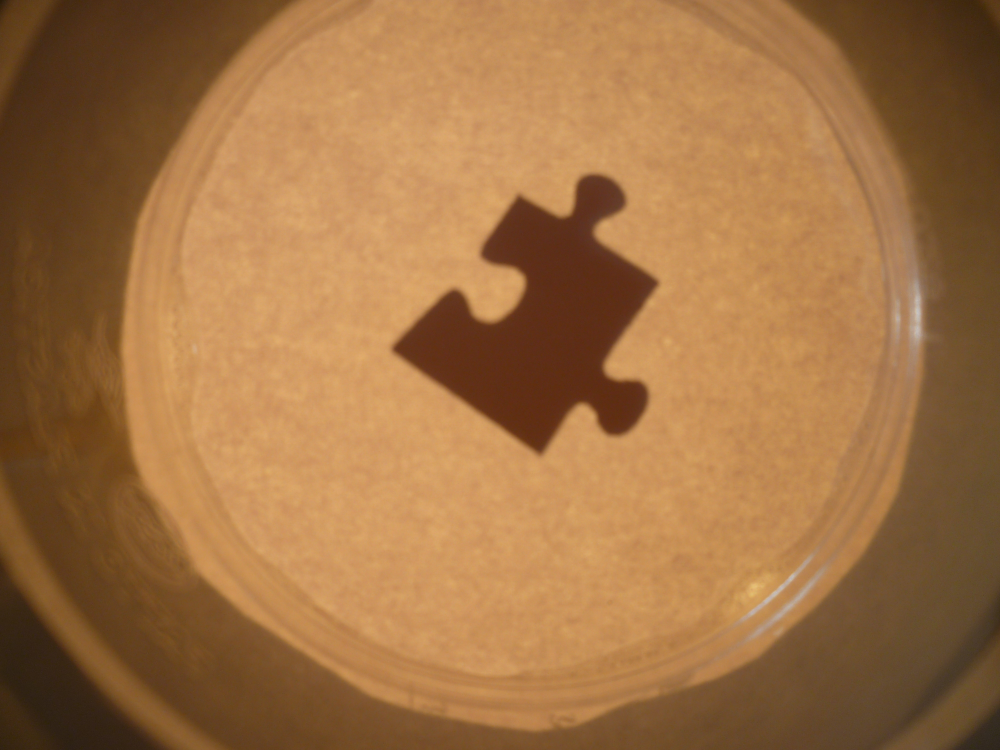
#> input picture data/0001.JPG, 4000 x 3000 px (shown at 1/4 size)
$ python -i preprocessing.py   (imports and definitions only)
#> lines starting #> are read from the running program, lines starting #| are printed output that depends on the picture; after the words box and inside, x2 and y2 are one past the last pixel; in counts of white or black regions, pixels touching at a corner belong together
### pipeline/models.py
"""Data models for puzzle pieces and edges."""

from enum import Enum
from typing import Optional

import numpy as np


class EdgeType(Enum):
    """Edge type enumeration."""
    flat = 0
    man = 1
    woman = -1


class EdgeColor(Enum):
    """Edge color enumeration for visualization."""
    flat = (0, 255, 0)
    man = (0, 0, 255)
    woman = (255, 0, 0)


class Edge:
    """Represents a single edge of a puzzle piece."""

    def __init__(
        self,
        edge_id: int,
        edge_type: EdgeType,
        edge_color: tuple[int, int, int],
        edge_contour: np.ndarray,
    ):
        self.edge_id = edge_id
        self.edge_type = edge_type
        self.edge_color = edge_color
        self.edge_contour = edge_contour
        self._normalized_contour: Optional[np.ndarray] = None
        self._straight_length: Optional[float] = None
        self._embedding: Optional[np.ndarray] = None

    # [67 lines left out: functions straight_length, get_embedding, normalized_contour, _compute_normalized_contour, not called in this run]


class Piece:
    """Represents a single puzzle piece."""

    def __init__(
        self,
        piece_id: int,
        rgb_img: np.ndarray,
        contour: np.ndarray,
        edge_list: list[Edge],
    ):
        self.piece_id = piece_id
        self.rgb_img = rgb_img
        self.contour = contour
        self.edge_list = edge_list


class Match:
    """Represents a match between two puzzle pieces."""

    # [33 lines left out: functions __init__, __le__, __ge__, __repr__, not called in this run]


class LoopingList(list):
    """List that wraps around when indexed."""

    def __getitem__(self, i):
        if isinstance(i, int):
            return super().__getitem__(i % len(self))
        else:
            return super().__getitem__(i)


class ContourError(Exception):
    """Exception raised when contour detection fails or finds unexpected number of contours."""

    # [12 lines left out: function __init__, not called in this run]

### pipeline/preprocessing.py
"""Image preprocessing pipeline for puzzle pieces."""

from itertools import combinations
from math import sqrt
from pathlib import Path

import cv2 as cv
import numpy as np
from scipy.signal import find_peaks

from pipeline.config import DEFAULT_MAX_DIFF_LENGTH_RATIO
from pipeline.models import (
    ContourError,
    Edge,
    EdgeColor,
    EdgeType,
    LoopingList,
    Piece,
)


class PipelineProcessImgParams:
    """Parameters for image processing pipeline."""

    def __init__(
        self,
        radius: float = 0.70,
        shift_x: float = 1.05,
        shift_y: float = 0.86,
        thresh: int = 110,
        min_area=200,
        max_area=10000,
        max_value=255,
        min_perimeter=100,
        max_perimeter=1000,
        prominence=10500,
        flat_threshold=20,
        diff_length=0.01,
    ):
        self.crop_radius = radius
        self.crop_shift_x = shift_x
        self.crop_shift_y = shift_y
        self.th_thresh = thresh
        self.th_maxvalue = max_value
        self.filter_contour_min_area = min_area
        self.filter_contour_max_area = max_area
        self.filter_contour_min_perimeter = min_perimeter
        self.filter_contour_max_perimeter = max_perimeter
        self.edges_peaks_prominence = prominence
        self.edge_type = EdgeType
        self.edge_color = EdgeColor
        self.flat_threshold = flat_threshold
        self.max_diff_length = diff_length


def _crop_img(
    img: np.ndarray, params: PipelineProcessImgParams, plot: bool = False
) -> np.ndarray:
    """Crop image to center region."""
    radius = params.crop_radius
    shift_x = params.crop_shift_x
    shift_y = params.crop_shift_y

    _row, _col = img.shape[:2]
    _center_row, _center_col = _row // 2, _col // 2
    _center_row, _center_col = int(_center_row * shift_y), int(_center_col * shift_x)
    _radius_row, _radius_col = int(_center_row * radius), int(_center_col * radius)
    _radius = min(_radius_row, _radius_col)
    cropped_img = img[
        _center_row - _radius : _center_row + _radius,
        _center_col - _radius : _center_col + _radius,
        :,
    ]

    return cropped_img


def _threshold_img(
    img: np.ndarray, params: PipelineProcessImgParams, plot: bool = False
) -> np.ndarray:
    """Apply thresholding to image."""
    thresh = params.th_thresh
    maxvalue = params.th_maxvalue

    _, img_otsu = cv.threshold(img, thresh, maxvalue, cv.THRESH_BINARY + cv.THRESH_OTSU)

    return img_otsu


def _get_contour(
    bw_img: np.ndarray, params: PipelineProcessImgParams, plot: bool = False
) -> np.ndarray | None:
    """Extract contour from binary image."""
    min_area = params.filter_contour_min_area

    contours, _ = cv.findContours(bw_img, cv.RETR_TREE, cv.CHAIN_APPROX_NONE)

    filtered_contours = []
    for contour in contours:
        area = cv.contourArea(contour)
        hull = cv.convexHull(contour)
        hull_area = cv.contourArea(hull)

        if area > min_area and area != hull_area:
            filtered_contours.append(contour)

    # Calculate areas for error reporting
    contour_areas = [cv.contourArea(contour) for contour in filtered_contours]

    # Raise exception if we don't have exactly one contour
    if len(filtered_contours) == 0:
        raise ContourError(
            message="No contours found after filtering",
            num_contours=0,
            contour_areas=[],
        )
    elif len(filtered_contours) > 1:
        raise ContourError(
            message=f"Found {len(filtered_contours)} contours, expected exactly 1",
            num_contours=len(filtered_contours),
            contour_areas=contour_areas,
        )

    contour = filtered_contours[0]
    return contour


def _get_corner_indices(
    bw_img: np.ndarray,
    contour: np.ndarray,
    params: PipelineProcessImgParams,
    plot: bool = False,
) -> LoopingList:
    """Find corner indices in contour."""
    prominence = params.edges_peaks_prominence

    width, height = bw_img.shape[:2]

    (_circle_x, _circle_y), _ = cv.minEnclosingCircle(contour)
    centered_contour = contour - np.array([_circle_x, _circle_y])

    # Ensure peaks are not at start or end of the distances array
    distances = np.sum(centered_contour**2, axis=2)[:, 0]
    distance_offset = np.argmin(distances)
    shifted_distances = np.concatenate(
        [distances[distance_offset:], distances[:distance_offset]]
    )

    peak_indices = [
        (distance_idx + distance_offset) % len(distances)
        for distance_idx in find_peaks(shifted_distances, prominence=prominence)[0]
    ]
    peak_indices.sort()

    # Filter corners by rectangle geometry
    def _compute_rectangle_error(indices):
        peaks_coordinates = LoopingList(
            np.take(contour, sorted(list(indices)), axis=0)[:, 0, :]
        )

        lengths = [
            sqrt(np.sum((peaks_coordinates[i0] - peaks_coordinates[i1]) ** 2))
            for i0, i1 in [(0, 1), (1, 2), (2, 3), (3, 0), (0, 2), (1, 3)]
        ]

        def f_error(a, b):
            return abs(b - a) / (a + b)

        return sum(
            [
                f_error(lengths[i], lengths[j])
                for i, j in [(0, 2), (1, 3), (4, 5), (0, 1)]
            ]
        )

    # Sort rectangles combinations
    rectangles: list[tuple[float, list[int]]] = []
    for indices in combinations(peak_indices, 4):
        error = _compute_rectangle_error(indices)
        rectangles.append((error, indices))

    # Select best rectangle
    error, indices = sorted(rectangles)[0]
    corner_indices = LoopingList(indices)

    return corner_indices


def _get_edges(
    bw_img: np.ndarray,
    contour: np.ndarray,
    corner_indices: list[int],
    params: PipelineProcessImgParams,
    plot: bool = False,
) -> list[Edge]:
    """Extract and classify edges from contour."""
    height, width = bw_img.shape[:2]
    contour_center = np.mean(contour[:, 0, :], axis=0)
    edge_type = params.edge_type
    edge_color = params.edge_color
    flat_threshold = params.flat_threshold

    # Extract edges between corners
    corner_indices.sort()
    _pki = corner_indices
    edges = [
        np.concatenate(
            [
                contour[_pki[-1] :, :, :],  # from pki[-1] to end
                contour[: _pki[0], :, :],  # from 0 to pki[0]
            ],
            axis=0,
        ),
        contour[_pki[0] : _pki[1], :, :],
        contour[_pki[1] : _pki[2], :, :],
        contour[_pki[2] : _pki[3], :, :],
    ]

    def classify_edge(edge, piece_center, flat_thresh):
        """Classify edge as flat, man, or woman."""
        pts = edge[:, 0, :]
        p0, p1 = pts[0], pts[-1]

        # Vector of the edge baseline
        edge_vec = p1 - p0
        edge_len = np.linalg.norm(edge_vec)
        if edge_len < 1e-6:
            return edge_type.flat

        # Unit normal to the edge
        normal = np.array([-edge_vec[1], edge_vec[0]]) / edge_len

        # Signed distance of each point to baseline
        distances = []
        for p in pts:
            v = p - p0
            signed_dist = np.dot(v, normal)
            distances.append(signed_dist)
        distances = np.array(distances)

        max_dev = np.max(np.abs(distances))

        # Flat check
        if max_dev < flat_thresh:
            return edge_type.flat

        # Determine sign of deviation at the most extreme point
        idx_max = np.argmax(np.abs(distances))
        extreme_sign = np.sign(distances[idx_max])

        # Decide male/female based on whether extreme point is closer/farther than center
        vec_center = piece_center - p0
        center_side = np.sign(np.dot(vec_center, normal))

        if extreme_sign == center_side:
            return edge_type.woman
        else:
            return edge_type.man

    edges_type = [classify_edge(edge, contour_center, flat_threshold) for edge in edges]
    edges_color = [edge_color[et.name].value for et in edges_type]

    return [
        Edge(
            edge_id=i,
            edge_type=edges_type[i],
            edge_color=edges_color[i],
            edge_contour=edges[i],
        )
        for i in range(4)
    ]


def process_image(
    path: Path | str,
    params: PipelineProcessImgParams | None = None,
    plot: bool = False,
) -> Piece:
    """
    Process a single image to extract puzzle piece information.

    Args:
        path: Path to image file
        params: Processing parameters (uses defaults if None)
        plot: Whether to plot intermediate results

    Returns:
        Piece object with extracted information
    """
#> called with path = '../data/0001.JPG', plot = False
    if params is None:
        params = PipelineProcessImgParams()

    bgr_img = cv.imread(str(path))
#> bgr_img is the input picture: shape (3000, 4000, 3); mean B, G, R 68, 113.6, 159.6
    if bgr_img is None:
        raise ValueError(f"Could not load image from {path}")

    bgr_img = _crop_img(bgr_img, params, plot)
#> in _crop_img, `cropped_img = img[ _center_row - _radius : _center_row + _radius, _cen..`:
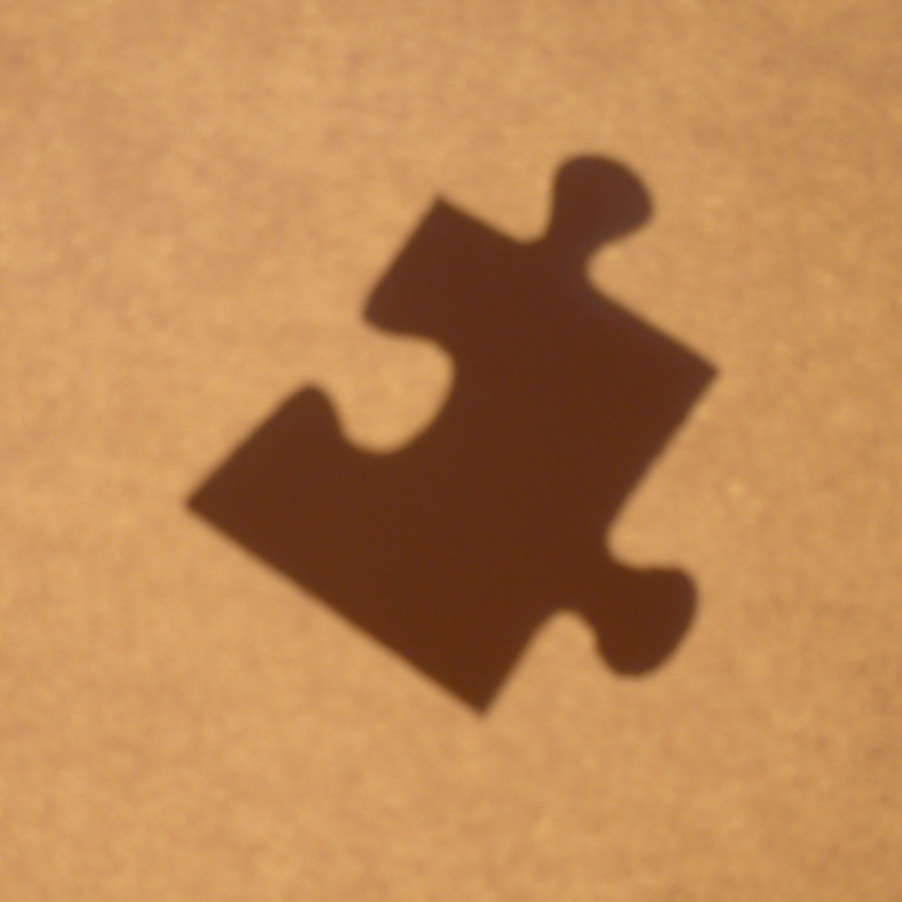
#> cropped_img: shape (1804, 1804, 3) (shown at 1/2 size); mean B, G, R 83.1, 133.7, 187
    rgb_img = cv.cvtColor(bgr_img, cv.COLOR_BGR2RGB)
    bw_img = cv.cvtColor(bgr_img, cv.COLOR_BGR2GRAY)
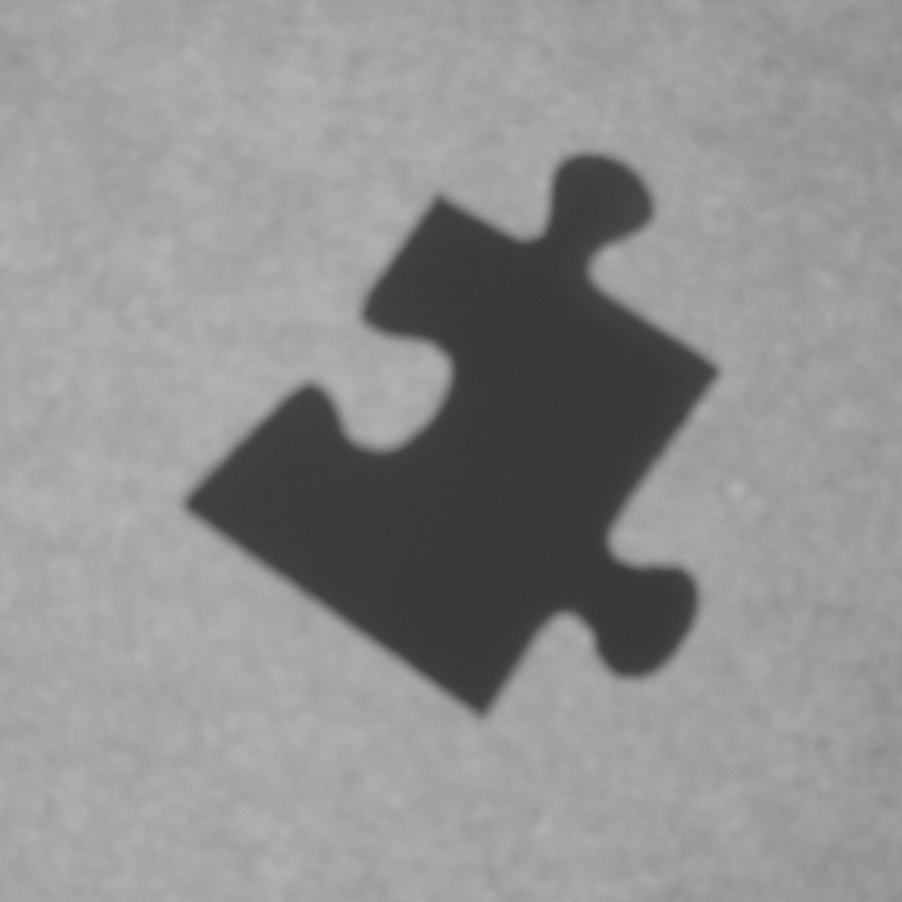
#> bw_img: shape (1804, 1804) (shown at 1/2 size); min 45, max 182, mean 143.9

    img = _threshold_img(bw_img, params, plot)
#> in _threshold_img, `_, img_otsu = cv.threshold(img, thresh, maxvalue, cv.THRESH_BINARY + c..`:
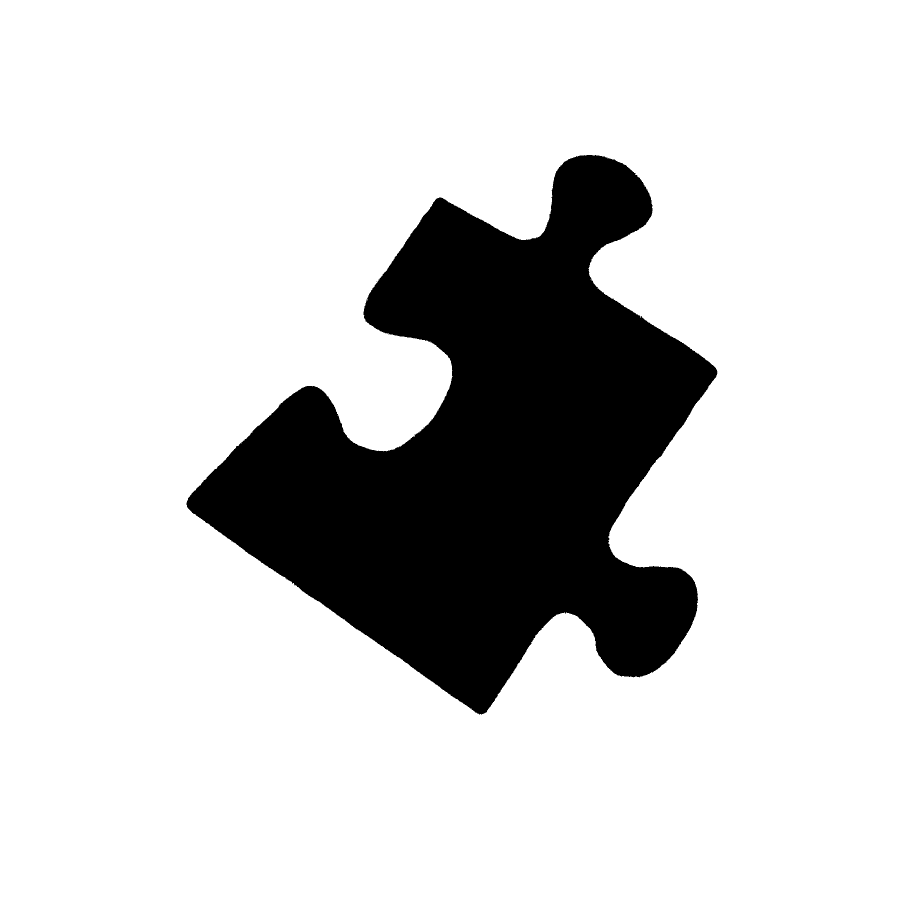
#> img_otsu: shape (1804, 1804) (shown at 1/2 size); 81.7% white; 2 black regions (1 under 20 px)
    contour = _get_contour(img, params, plot)
#> in _get_contour, `contours, _ = cv.findContours(bw_img, cv.RETR_TREE, cv.CHAIN_APPROX_NO..`: contours = 6 contours, 4 with area under 20; largest, box (x1, y1, x2, y2) and area: (0, 0, 1804, 1804) 3250809, (372, 309, 1436, 1430) 598410
#> the loop in _get_contour, `for contour in contours:` made 6 passes
#> (area, hull, hull_area) on pass 1: (3250809, [[1803, 0], [1803, 1803], [0, 1803], [0, 0]], 3250809)
#> (area, hull_area) on pass 5: (598410.5, 783602.5)
#> after the loop in _get_contour, `for contour in contours:`: filtered_contours = 1 contour; box (x1, y1, x2, y2) and area: (372, 309, 1436, 1430) 598410
#> in _get_contour, `contour_areas = [cv.contourArea(contour) for contour in filtered_conto..`: contour_areas = [598410.5]
#> in _get_contour, `contour = filtered_contours[0]`: contour = contour of 4079 points, box (x1, y1, x2, y2) (372, 309, 1436, 1430), area 598410
    corner_indices = _get_corner_indices(bw_img, contour, params, plot)
#> in _get_corner_indices, `distances = np.sum(centered_contour**2, axis=2)[:, 0]`: distances = 4079 values, max 363816.3 at index 77, min 7400.1 at index 3139, mean 200587.8
#> in _get_corner_indices, `distance_offset = np.argmin(distances)`: distance_offset = 3139
#> in _get_corner_indices, `shifted_distances = np.concatenate( [distances[distance_offset:], dist..`: shifted_distances = 4079 values, max 363816.3 at index 1017, min 7400.1 at index 0, mean 200587.8
#> in _get_corner_indices, `peak_indices = [ (distance_idx + distance_offset) % len(distances) for..`: peak_indices = [3681, 77, 660, 1397, 1867, 2497]
#> the loop in _get_corner_indices, `for indices in combinations(peak_indices, 4):` made 15 passes
#> (indices, peaks_coordinates in _compute_rectangle_error, lengths in _compute_rectangle_error, error) on passes 1 to 5: ((77, 660, 1397, 1867), [[1244, 325], [1435, 743], [1310, 1342], [963, 1429]], [459.6, 611.9, 357.7, 1139.2, 1019.1, 832.7], 0.669), ((77, 660, 1397, 2497), [[1244, 325], [1435, 743], [1310, 1342], [373, 1013]], [459.6, 611.9, 993.1, 1109.9, 1019.1, 1095.8], 0.835), ((77, 660, 1397, 3681), [[1244, 325], [1435, 743], [1310, 1342], [878, 394]], [459.6, 611.9, 1041.8, 372.4, 1019.1, 657.3], 0.989), ((77, 660, 1867, 2497), [[1244, 325], [1435, 743], [963, 1429], [373, 1013]], [459.6, 832.7, 721.9, 1109.9, 1139.2, 1095.8], 0.673), ((77, 660, 1867, 3681), [[1244, 325], [1435, 743], [963, 1429], [878, 394]], [459.6, 832.7, 1038.5, 372.4, 1139.2, 657.3], 1.33)
#> after the loop in _get_corner_indices, `for indices in combinations(peak_indices, 4):`: rectangles = 15 items
#> in _get_corner_indices, `error, indices = sorted(rectangles)[0]`: error = 0.166; indices = (660, 1867, 2497, 3681)
#> in _get_corner_indices, `corner_indices = LoopingList(indices)`: corner_indices = [660, 1867, 2497, 3681]
#> corner_indices = [660, 1867, 2497, 3681]
    edges = _get_edges(bw_img, contour, corner_indices, params, plot)
#> in _get_edges, `contour_center = np.mean(contour[:, 0, :], axis=0)`: contour_center = [986.1, 873.7]
#> in _get_edges, `edges = [ np.concatenate( [ contour[_pki[-1] :, :, :],`: edges = 4 contours; box (x1, y1, x2, y2) and area: (372, 395, 905, 1014) 57430, (964, 743, 1436, 1429) 48188, (878, 309, 1435, 743) 43578, (374, 1014, 964, 1430) 2659
#> in classify_edge, `vec_center = piece_center - p0`: vec_center = [108.1, 479.7]
#> in classify_edge, `center_side = np.sign(np.dot(vec_center, normal))`: center_side = 1
#> in _get_edges, `edges_type = [classify_edge(edge, contour_center, flat_threshold) for ..`: edges_type = 4 items
#> in _get_edges, `edges_color = [edge_color[et.name].value for et in edges_type]`: edges_color = [(0, 0, 255), (0, 0, 255), (0, 255, 0), (255, 0, 0)]
#> in __init__, `self.edge_contour = edge_contour`: self.edge_contour = contour of 1058 points, box (x1, y1, x2, y2) (878, 309, 1435, 743), area 43578
#> edges = 4 items

    # Extract piece_id from filename if possible
    piece_id = 0
    if isinstance(path, (Path, str)):
        try:
            piece_id = int(Path(path).stem)
        except ValueError:
            pass

    piece = Piece(piece_id=piece_id, rgb_img=rgb_img, contour=contour, edge_list=edges)
#> in __init__, `self.contour = contour`: self.contour has the same summary as contour in _get_contour
    return piece

>>> result = process_image('../data/0001.JPG')
